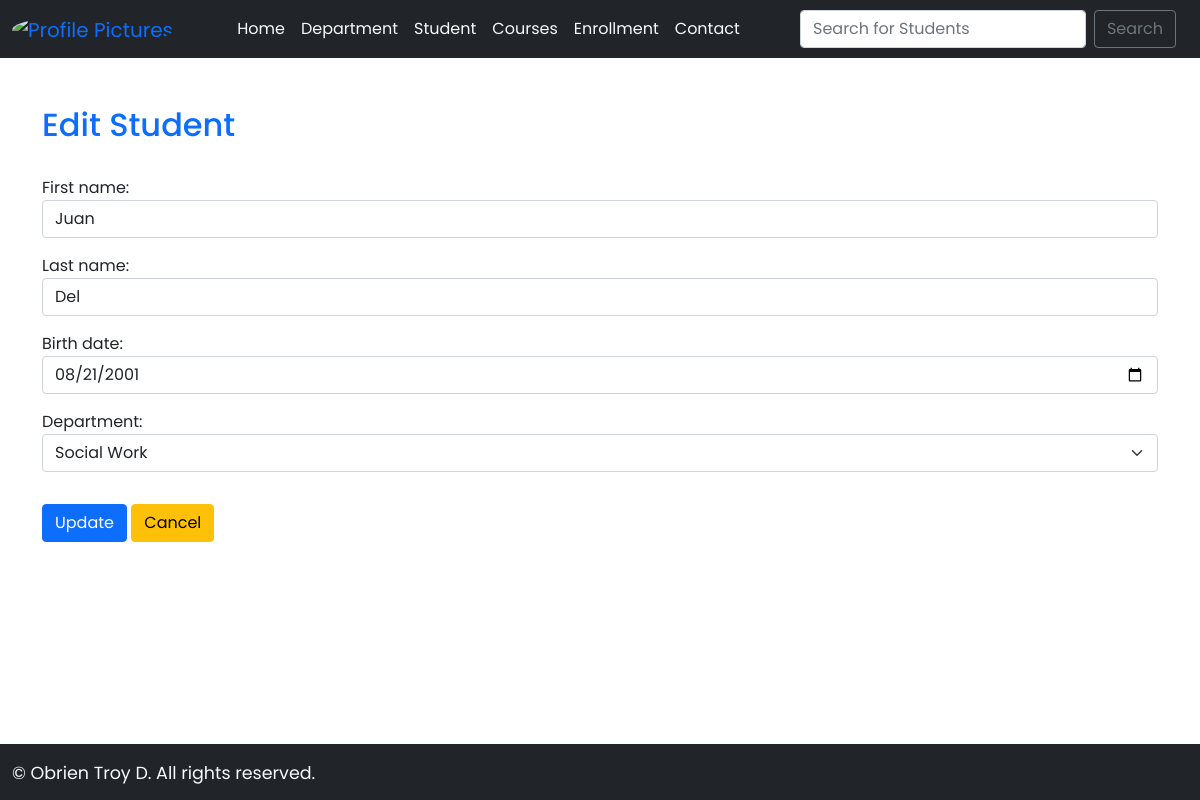
The page /edit_student/8/ on the database its author committed.
### myapp/models.py (models this page shows, shortened)
class Student(models.Model):
    first_name = models.CharField(max_length=50)
    last_name = models.CharField(max_length=50)
    birth_date = models.DateField(null=True, blank=True)
    department = models.ForeignKey(Department, on_delete=models.CASCADE)

### myapp/views.py (the view)
# urls.py: path('edit_student/<str:pk>/', views.edit_student, name="edit-student"),
def edit_student(request, pk):
  students = Student.objects.get(id=pk)
  form = StudentForm(instance=students)
  if request.method == 'POST':
    form = StudentForm(request.POST, instance=students)
    if form.is_valid():
      form.save()
      return redirect('students')
  context = {'form':form}
  return render(request, 'edit_student.html', context)

### myapp/forms.py
class StudentForm(ModelForm):
  class Meta:
    model = Student
    fields = ('first_name', 'last_name', 'birth_date', 'department')
    widgets = {
            'first_name': forms.TextInput(attrs={'class': 'form-control'}),
            'last_name': forms.TextInput(attrs={'class': 'form-control'}),
            'birth_date': forms.DateInput(attrs={'type': 'date', 'class': 'form-control'}),
            'department': forms.Select(attrs={'class': 'form-select'}),
        }

### myapp/models.py (called while the page is built)
    def __str__(self):
        return self.name

### myapp/templates/edit_student.html
{% extends "base.html" %} {% block body %}
<div class='container'>
  <h2 class='text-primary'>Edit Student</h2>
  <br />
  <form action="" method="POST">
    {% csrf_token %} {{ form.as_p}}
    <input type="submit" value="Update" class="btn btn-primary mt-3" />
    <a href="{% url 'students' %}"
      ><button type="button" class="btn btn-warning mt-3">Cancel</button></a
    >
  </form>
</div>
{% endblock %}

### myapp/templates/base.html (style rules this page uses)
* { font-family: 'Poppins', sans-serif; }

### rows shown on the page
Student: first_name "Juan", last_name "Del", birth_date "08/21/2001", department "Social Work"
